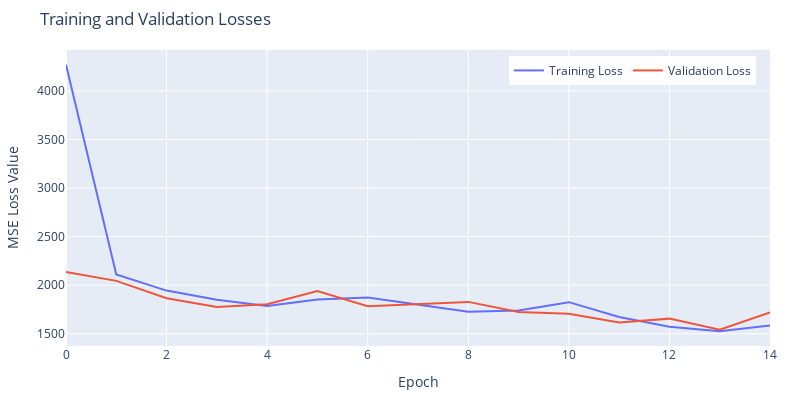

Notebook source saved alongside this figure:
### Code cell
plotLosses(train_history.history["loss"], train_history.history["val_loss"])

### Figure 1 — Plotly figure (JSON) as saved in the notebook; plotly's stock layout.template omitted (floating-point values rounded to 4 significant figures)
{"data": [{"mode": "lines", "name": "Training Loss", "type": "scatter", "x": [0, 1, 2, 3, 4, 5, 6, 7, 8, 9, 10, 11, 12, 13, 14, 15, 16, 17, 18, 19, 20, 21, 22, 23, 24, 25, 26, 27, 28, 29, 30, 31, 32, 33, 34, 35, 36, 37, 38, 39, 40, 41, 42, 43, 44, 45, 46, 47, 48, 49], "y": [4269.0, 2111.0, 1945.0, 1851.0, 1786.0, 1852.0, 1873.0, 1801.0, 1727.0, 1741.0, 1826.0, 1672.0, 1572.0, 1527.0, 1585.0]}, {"mode": "lines", "name": "Validation Loss", "type": "scatter", "x": [0, 1, 2, 3, 4, 5, 6, 7, 8, 9, 10, 11, 12, 13, 14, 15, 16, 17, 18, 19, 20, 21, 22, 23, 24, 25, 26, 27, 28, 29, 30, 31, 32, 33, 34, 35, 36, 37, 38, 39, 40, 41, 42, 43, 44, 45, 46, 47, 48, 49], "y": [2136.0, 2045.0, 1866.0, 1776.0, 1804.0, 1939.0, 1783.0, 1809.0, 1828.0, 1724.0, 1706.0, 1616.0, 1656.0, 1543.0, 1720.0]}], "layout": {"height": 400, "legend": {"orientation": "h", "x": 0.98, "xanchor": "right", "y": 0.98, "yanchor": "top"}, "margin": {"b": 30, "l": 40, "r": 30, "t": 50}, "title": {"text": "Training and Validation Losses"}, "width": 800, "xaxis": {"title": {"text": "Epoch"}}, "yaxis": {"title": {"text": "MSE Loss Value"}}}}
